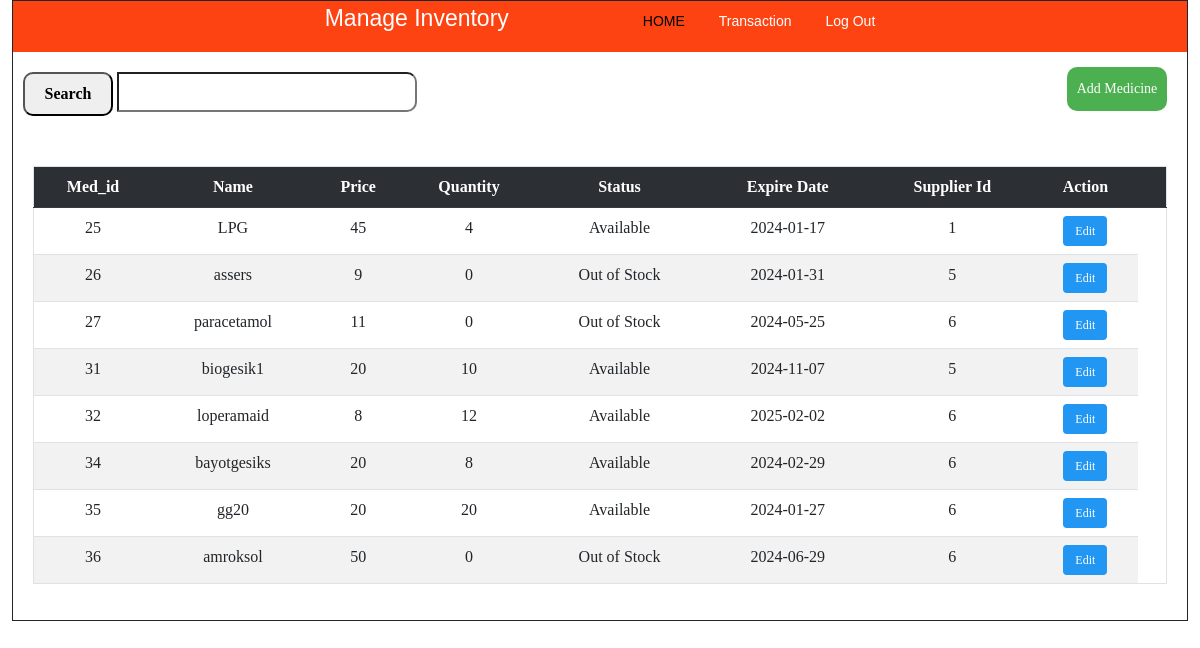
The page /php/mangeStock.php on the database its author committed.
### tables this page shows
CREATE TABLE `med_inventory` (
  `Med_Id` int(11) NOT NULL,
  `Med_name` varchar(50) NOT NULL,
  `Med_price` int(20) NOT NULL,
  `Med_Quantity` int(20) NOT NULL,
  `Med_status` varchar(15) NOT NULL,
  `Med_ExpDate` date NOT NULL,
  `sup_Id` int(10) NOT NULL
);

### php/mangeStock.php (the view, shortened to what this page needs)
<?php
$conn = new mysqli("localhost", "root", "", "medicine_inventory");
$sql = "SELECT * FROM med_inventory";
$result = $conn->query($sql);
?>
<!DOCTYPE html>
<html lang="en">
<head>
    <link rel="stylesheet" type="text/css" href="..//css/mainTable.css?v=2"/>
    <link rel="stylesheet" type="text/css" href="..//css/manage.css?v=2" />
    <link href="https://cdn.jsdelivr.net/npm/bootstrap@5.0.2/dist/css/bootstrap.min.css" rel="stylesheet">
</head>
<body>
    <div class="container-lg-12 t-4">
        <div class="inner">
<div class="nabar">
    <p>Manage Inventory</p>
    <a class="home" href="dashboard.php">HOME</a>
    <a href="costumerTransac.php">Transaction</a>
    <a id="account" href="login.php">Log Out</a>
  </div>
  <div class="divi">
    <form  id="searchForm">
      <div class="searchCon">
    <button type="button" onclick="performSearch()" class="search" id="search" name="search">Search</button>
    <input  class="inputSearch" id="inputSearch" name="inputSearch" type="text" required>
    </div>
    </form>
    <button class="addMed" id="addMed" onclick="openMedadd()">Add Medicine</button>
    </div>
  <div id="tableData">
  <table id="Datatable" class="table table-striped table-hover">
        <tr class="table-dark text-center">
            <th>Med_id</th>
            <th>Name</th>
            <th>Price</th>
            <th>Quantity</th>
            <th>Status</th>
            <th>Expire Date</th>
            <th>Supplier Id</th>
            <th>Action</th>
            <th></th>
        </tr>
        <?php
        if ($result->num_rows > 0) {
            while ($row = $result->fetch_assoc()) {
                echo "<tr class = 'text-center' onclick=\"populateForm(" . $row["Med_Id"] . ", '" . $row["Med_name"] . "', " . $row["Med_price"] . ", " . $row["Med_Quantity"] . ",'" . $row["Med_status"] . "','" . $row["Med_ExpDate"] . "', " . $row["sup_Id"] . ")\">";
                echo "<td>" . $row["Med_Id"] . "</td>" ;
                echo "<td>" . $row["Med_name"] . "</td>";
                echo "<td>" . $row["Med_price"] . "</td>";
                echo "<td>" . $row["Med_Quantity"] . "</td>";
                echo "<td>" . $row["Med_status"] . "</td>";
                echo "<td>" . $row["Med_ExpDate"] . "</td>";
                echo "<td>" . $row["sup_Id"] . "</td>";
                echo "<td> <div class ='butoon'><button id = 'edit' class = 'editButon' onclick='openMedupdate()'>Edit</button>
                </div></td>";
                echo "</tr>";
            }
        } else {
            echo "<tr><td colspan='3'>No data found</td></tr>";
        }
        ?>
    </table>
    </div>
    </div>
    </div>
</body>
</html>

### css/mainTable.css (style rules this page uses)
* { font-family: 'Libre Baskerville', serif; transition: all 1s ease; animation: 1s ease-in 0s 1 slideInLeft; }
body { font-family: Arial, sans-serif; background-color: #f4f4f4; margin: 20px; }
table { width: 100%; border-collapse: collapse; margin-top: 20px; border: solid 5px; }
table, th, td { border: 1px solid #ddd; }
th, td { padding: 12px; text-align: center; }
th { background-color: #4CAF50; color: white; }
.nabar { background-color: #fc4311; width: 100%; text-align: center; height: 100%; overflow: hidden; }
.nabar a , .nabar p { text-decoration: none; display: inline-block; color: white ; padding: 0px 15px; font-family: 'Lucida Sans', 'Lucida Sans Regular', 'Lucida Grande', 'Lucida Sans Unicode', Geneva, Verdana, sans-serif; font-size: 14px; }
.nabar p { margin-right: 100px; font-family: 'Franklin Gothic Medium', 'Arial Narrow', Arial, sans-serif !important; font-size: 23px; }
.home { color: black !important; }
.inner { max-width: 1800px; width: 98%; margin: 0 auto; padding: 0; box-sizing: border-box; border: 1px solid; overflow: hidden; }
.searchCon, .searchCon1 { padding: 10px; margin: 0 auto; margin-top: 10px; width: 100%; overflow: hidden; }
.searchCon input { width: 300px; height: 40px; text-align: center; border-radius: 0px 10px 10px 0px; font-size: 20px; font-weight: bold; }
.searchCon button, .searchCon1 button { width: 90px; height: 44px; border-radius: 10px 10px 10px 10px; font-size: 16px; font-weight: bold; }
.divi { display: flex; align-items: center; justify-content: space-between; padding: 0px 10px 0px 0px; }
.editButon { background-color: #2196f3; color: white; border: none; padding: 6px 12px; text-align: center; text-decoration: none; display: inline-block; font-size: 12px; cursor: pointer; border-radius: 4px; }
.butoon { display: flex; align-items: center; justify-content: space-evenly; width: 100%; }
#tableData { padding: 20px; }

### css/manage.css (style rules this page uses)
* { font-family: 'Libre Baskerville', serif; transition: all 1s ease; animation: 1s ease-in 0s 1 slideInLeft; }
.addMed { width: 100px; height: 44px; border-radius: 10px 10px 10px 10px; background-color: #4caf50; color: white; border: none; font-size: 14px; margin-right: 10px; cursor: pointer; }

### rows shown on the page
med_inventory: Med_Id "25", Med_name "LPG", Med_price "45", Med_Quantity "4", Med_status "Available", Med_ExpDate "2024-01-17", sup_Id "1"
med_inventory: Med_Id "26", Med_name "assers", Med_price "9", Med_Quantity "0", Med_status "Out of Stock", Med_ExpDate "2024-01-31", sup_Id "5"
med_inventory: Med_Id "27", Med_name "paracetamol", Med_price "11", Med_Quantity "0", Med_status "Out of Stock", Med_ExpDate "2024-05-25", sup_Id "6"
med_inventory: Med_Id "31", Med_name "biogesik1", Med_price "20", Med_Quantity "10", Med_status "Available", Med_ExpDate "2024-11-07", sup_Id "5"
med_inventory: Med_Id "32", Med_name "loperamaid", Med_price "8", Med_Quantity "12", Med_status "Available", Med_ExpDate "2025-02-02", sup_Id "6"
med_inventory: Med_Id "34", Med_name "bayotgesiks", Med_price "20", Med_Quantity "8", Med_status "Available", Med_ExpDate "2024-02-29", sup_Id "6"
med_inventory: Med_Id "35", Med_name "gg20", Med_price "20", Med_Quantity "20", Med_status "Available", Med_ExpDate "2024-01-27", sup_Id "6"
med_inventory: Med_Id "36", Med_name "amroksol", Med_price "50", Med_Quantity "0", Med_status "Out of Stock", Med_ExpDate "2024-06-29", sup_Id "6"
